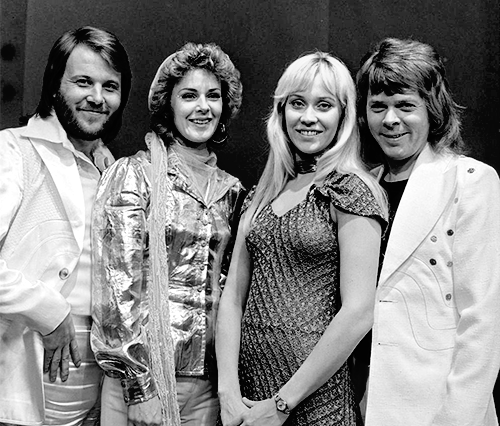
#> input picture opencv/FaceDetectionTest/abba.png, 500 x 426 px
$ python face_detect.py abba.png abba.png   (Python 2 division)   (older library calls are emulated)
#> lines starting #> are read from the running program, lines starting #| are printed output that depends on the picture; after the words box and inside, x2 and y2 are one past the last pixel; in counts of white or black regions, pixels touching at a corner belong together
import cv2
import sys

# Get user supplied values
#imagePath = sys.argv[1]
#cascPath = sys.argv[2]

imagePath = 'abba.png'
cascFacePath = 'haarcascade_frontalface_default.xml'
cascEyePath = 'haarcascade_eye.xml'

# Create the haar cascade
faceCascade = cv2.CascadeClassifier(cascFacePath)
eyeCascade = cv2.CascadeClassifier(cascEyePath)

# Read the image
image = cv2.imread(imagePath)
#> image is the input picture: shape (426, 500, 3); min 0, max 255, mean 130.8
gray = cv2.cvtColor(image, cv2.COLOR_BGR2GRAY)

# Detect faces in the image
faces = faceCascade.detectMultiScale(
    gray,
    scaleFactor=1.1,
    minNeighbors=5,
    minSize=(30, 30),
    flags = cv2.cv.CV_HAAR_SCALE_IMAGE
)
#> faces = [[168, 70, 66, 66], [56, 55, 75, 75], [267, 69, 87, 87], [354, 78, 74, 74]]

print "Found {0} faces!".format(len(faces))
#| Found 4 faces!

# Draw a rectangle around the faces
for (x, y, w, h) in faces:
    cv2.rectangle(image, (x, y), (x+w, y+h), (255, 0, 0), 2)
    roi_gray = gray[y:y+h, x:x+w]
    roi_color = image[y:y+h, x:x+w]
    eyes = eyeCascade.detectMultiScale(roi_gray)
    for (ex,ey,ew,eh) in eyes:
        cv2.rectangle(roi_color,(ex,ey),(ex+ew,ey+eh),(0,255,0),2)
#> this loop made 4 passes
#> (x, y, w, h, eyes) on passes 3 to 4: (267, 69, 87, 87, [[18, 21, 25, 25], [44, 23, 24, 24]]), (354, 78, 74, 74, [[38, 14, 26, 26]])
#> pass 1, `roi_gray = gray[y:y+h, x:x+w]`:
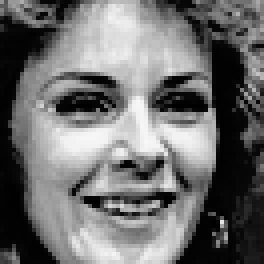
#> roi_gray: shape (66, 66) (shown 4 times larger); min 0, max 248, mean 111.1
#> pass 1, `roi_color = image[y:y+h, x:x+w]`:
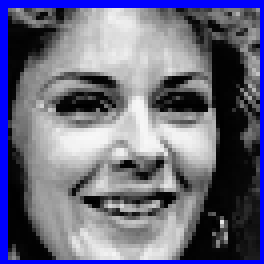
#> roi_color: shape (66, 66, 3) (shown 4 times larger); mean B, G, R 128, 105.4, 105.4
#> pass 2, `roi_gray = gray[y:y+h, x:x+w]`:
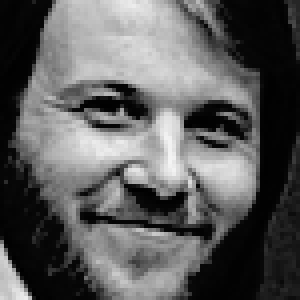
#> roi_gray: shape (75, 75) (shown 4 times larger); min 0, max 244, mean 93
#> pass 2, `roi_color = image[y:y+h, x:x+w]`:
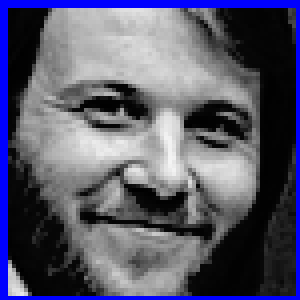
#> roi_color: shape (75, 75, 3) (shown 4 times larger); mean B, G, R 108.2, 88.2, 88.2
#> after the loop:
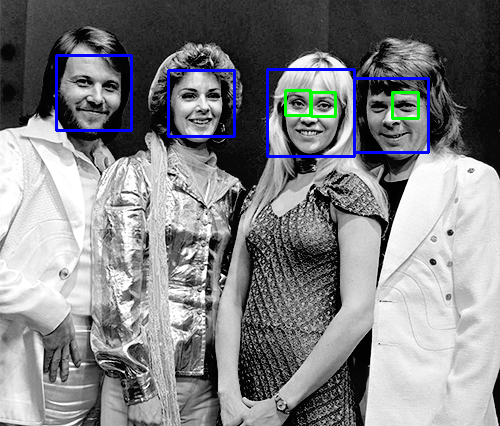
#> image: shape (426, 500, 3); 1.98% of pixels changed, all inside (x1, y1, x2, y2) = (55, 54, 430, 158)
#> after the loop:
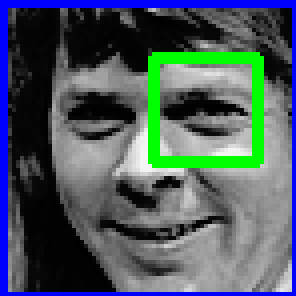
#> roi_color: shape (74, 74, 3) (shown 4 times larger); mean B, G, R 95.9, 90, 75.7
#> after the loop:
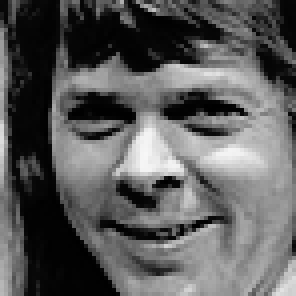
#> roi_gray: shape (74, 74) (shown 4 times larger); min 0, max 247, mean 91.6

cv2.imshow("Faces found", image)
cv2.waitKey(0)

$ run again, with opencv/FaceDetectionTest/little_mix_right.jpg saved as opencv/FaceDetectionTest/abba.png
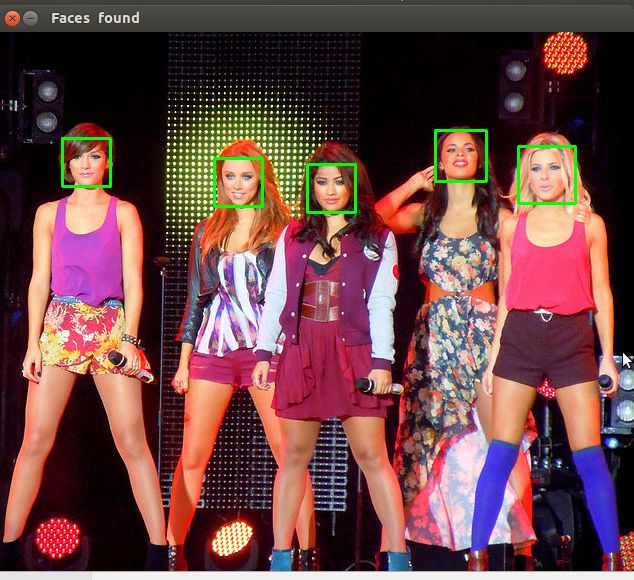
#> input picture opencv/FaceDetectionTest/little_mix_right.jpg, 634 x 580 px
#> image is the input picture: shape (580, 634, 3); mean B, G, R 71.1, 70.2, 109.2
#> `gray = cv2.cvtColor(image, cv2.COLOR_BGR2GRAY)`:
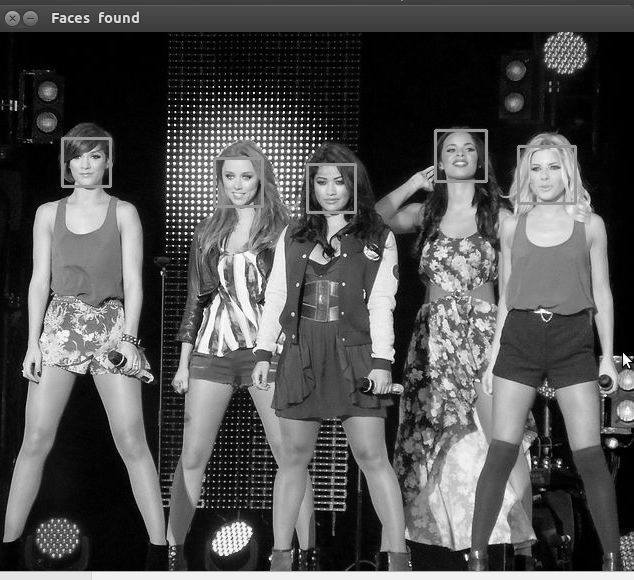
#> gray: shape (580, 634); min 0, max 255, mean 81.9
#> faces = [[214, 158, 49, 49], [309, 166, 44, 44], [437, 132, 48, 48], [65, 142, 44, 44], [515, 144, 61, 61], [420, 212, 76, 76], [27, 500, 60, 60]]
#| Found 7 faces!
#> the loop `for (x, y, w, h) in faces:` made 7 passes
#> after the loop `for (x, y, w, h) in faces:`:
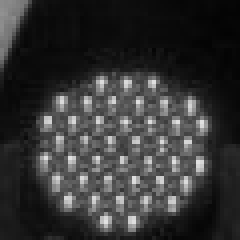
#> roi_gray: shape (60, 60) (shown 4 times larger); min 3, max 226, mean 52.3
